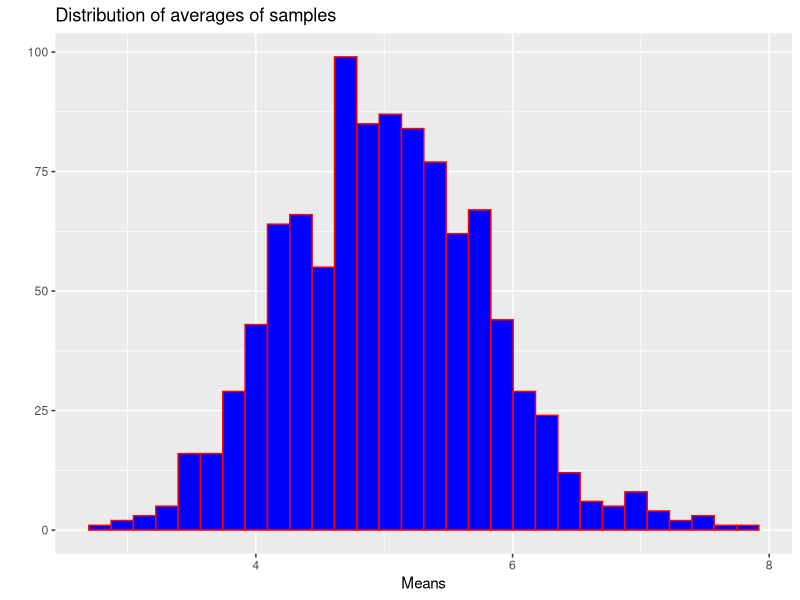
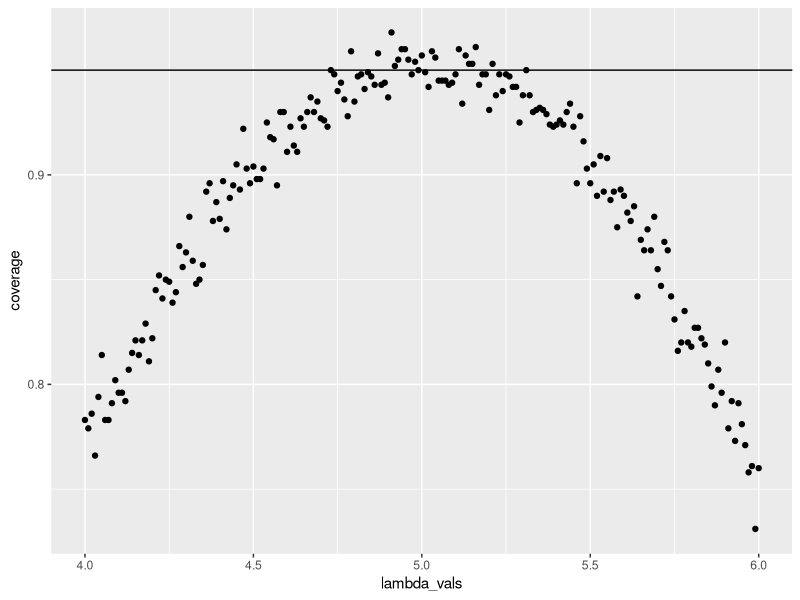

Reproduce these figures in R, in order.
## ---- chunk 1
packages <- c("ggplot2")
sapply(packages, require, character.only = TRUE, quietly = TRUE)

## ---- chunk 2
set.seed(123)
lambda <- 0.2
n <- 40
NS <- 1000
## ---- chunk 3
ExpD <- matrix(data=rexp(n*NS, lambda), nrow=NS)
ExpD_means <- data.frame(means=apply(ExpD, 1, mean))
qplot(ExpD_means$means, geom="histogram", xlab = "Means", main = "Distribution of averages of samples", fill=I("blue"), col=I("red"))
## ---- chunk 4
mu = 1 / lambda
mu

MofMeans <- mean(ExpD_means$means)
MofMeans
## ---- chunk 5
sigma <- (1/lambda)/sqrt(n)
sigma

SigmaX <- sd(ExpD_means$means)
Var <- SigmaX^2
Var
## ---- chunk 6
lambda_vals <- seq(4, 6, by=0.01)
coverage <- sapply(lambda_vals, function(lamb) {
    mu_hats <- rowMeans(matrix(rexp(n*NS, rate=0.2),
                               NS, n))
    ll <- mu_hats - qnorm(0.975) * sqrt(1/lambda**2/n)
    ul <- mu_hats + qnorm(0.975) * sqrt(1/lambda**2/n)
    mean(ll < lamb & ul > lamb)
})

library(ggplot2)
qplot(lambda_vals, coverage) + geom_hline(yintercept=0.95)
